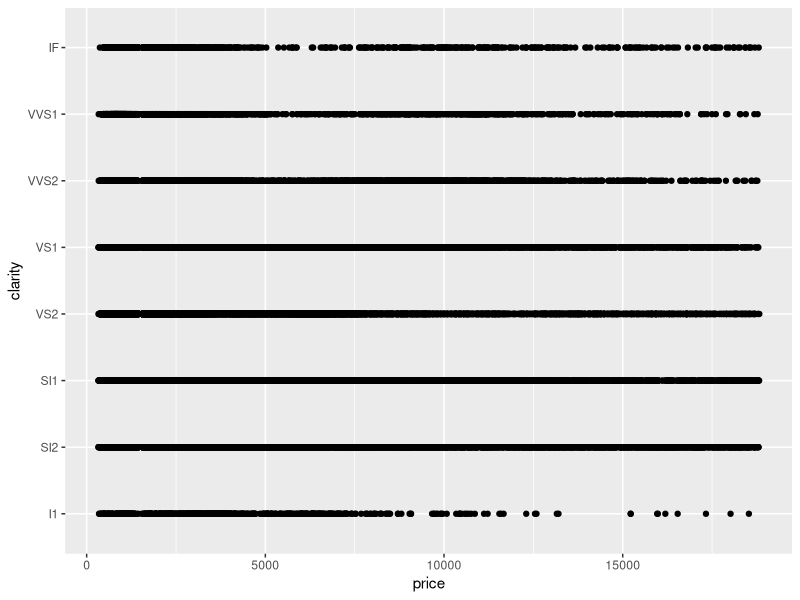

Recreate this plot in R. (Note: this script raises an error after producing the figure.)
## ---- chunk 1
knitr::opts_chunk$set(echo = TRUE)
## ---- chunk 2
print("Hello, World!")
## ---- chunk 3
library(tibble)
df = as_tibble(cars)
# an R comment
head(df)
## ---- chunk 4
library(ggplot2)
p = ggplot(diamonds) +
  geom_point(aes(x = price, y = clarity))
ggsave("my_fig.pdf", plot = p)
## ---- chunk 5
knitr::include_graphics("my_fig.pdf")
